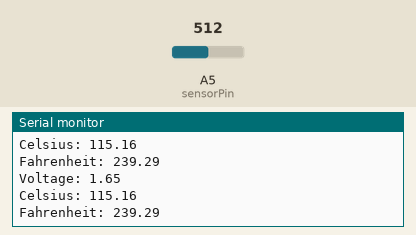
This sketch was run on a simulated Arduino Uno, built with avr-gcc and run on an emulated ATmega328P. Shown: the last lines printed to the serial monitor. The test bench sets the inputs (shaded band); at power-on: A5 (sensorPin) = 512.

Above: at 1.8 s.
1.9 s: A5 (sensorPin) set to 716
At 2.8 s:
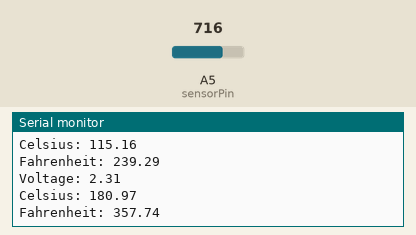
3.4 s: A5 (sensorPin) set to 900
At 4.8 s:
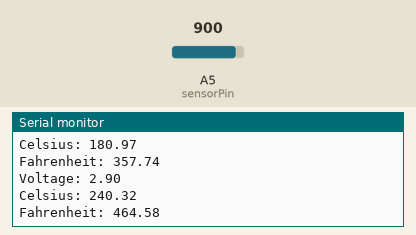
Timing chart, 0 to 6.4 s (numbered marks = the images above; inputs shaded):
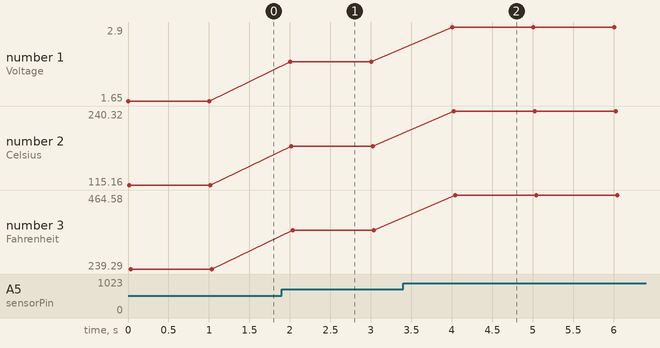

Measured:
- after the input at 1.9 s, the serial monitor: prints a new line after 0.10 s (image 1)
- after the input at 3.4 s, the serial monitor: prints a new line after 0.61 s (image 2)
- plotted number 1: 1.65 → 2.31 after the input at 1.9 s, 2.31 → 2.9 after the input at 3.4 s
- plotted number 2: 115.16 → 180.97 after the input at 1.9 s, 180.97 → 240.32 after the input at 3.4 s
- plotted number 3: 239.29 → 357.74 after the input at 1.9 s, 357.74 → 464.58 after the input at 3.4 s

The sketch:

SkinTempCode.ino
```cpp
// (licence header left out)
// Connect the S tab of the Temperature Sensor to A3
// If using the LilyPad ProtoSnap Plus, change to A9
 int sensorPin = A5;

void setup()
{
  // Set the temperature sensor pin as an INPUT:
  pinMode(sensorPin, INPUT);

  // Set pin A5 to use as a power pin for the light sensor
  // If using the LilyPad Development Board or the + tab for power, comment out these lines of code
  //pinMode(A5, OUTPUT);
  //digitalWrite(A5, HIGH);

  // Initialize Serial, set the baud rate to 9600 bps.
  Serial.begin(9600);
}

void loop()
{
  // Variable to store raw temperature
  long rawTemp;

  // Variable to store voltage calculation
  float voltage;

  // Variable to store Fahrenheit value
  float fahrenheit;

  // Variable to store Celsius value
  float celsius;

  // Read the raw 0-1023 value of temperature into a variable.
  rawTemp = analogRead(sensorPin);

  // Calculate the voltage, based on that value.
  // Multiply by maximum voltage (3.3V) and divide by maximum ADC value (1023).
  // If you plan on using this with a LilyPad Simple Arduino on USB power, change to 4.2
  voltage = rawTemp * (3.3 / 1023.0);
  Serial.print("Voltage: "); // Print voltage reading to serial monitor
  Serial.println(voltage);

  // Calculate the celsius temperature, based on that voltage..
  celsius = (voltage - 0.5) * 100;
  Serial.print("Celsius: "); // Print celcius temp to serial monitor
  Serial.println(celsius);

  // Use a common equation to convert celsius to Fahrenheit. F = C*9/5 + 32.
  fahrenheit = (celsius * 9.0 / 5.0) + 32.0;
  Serial.print("Fahrenheit: "); // Print Fahrenheit temp to serial monitor
  Serial.println(fahrenheit);
  // Print a blank line
  Serial.println();

  // Wait 1 second between readings
  delay(1000);
}
```
